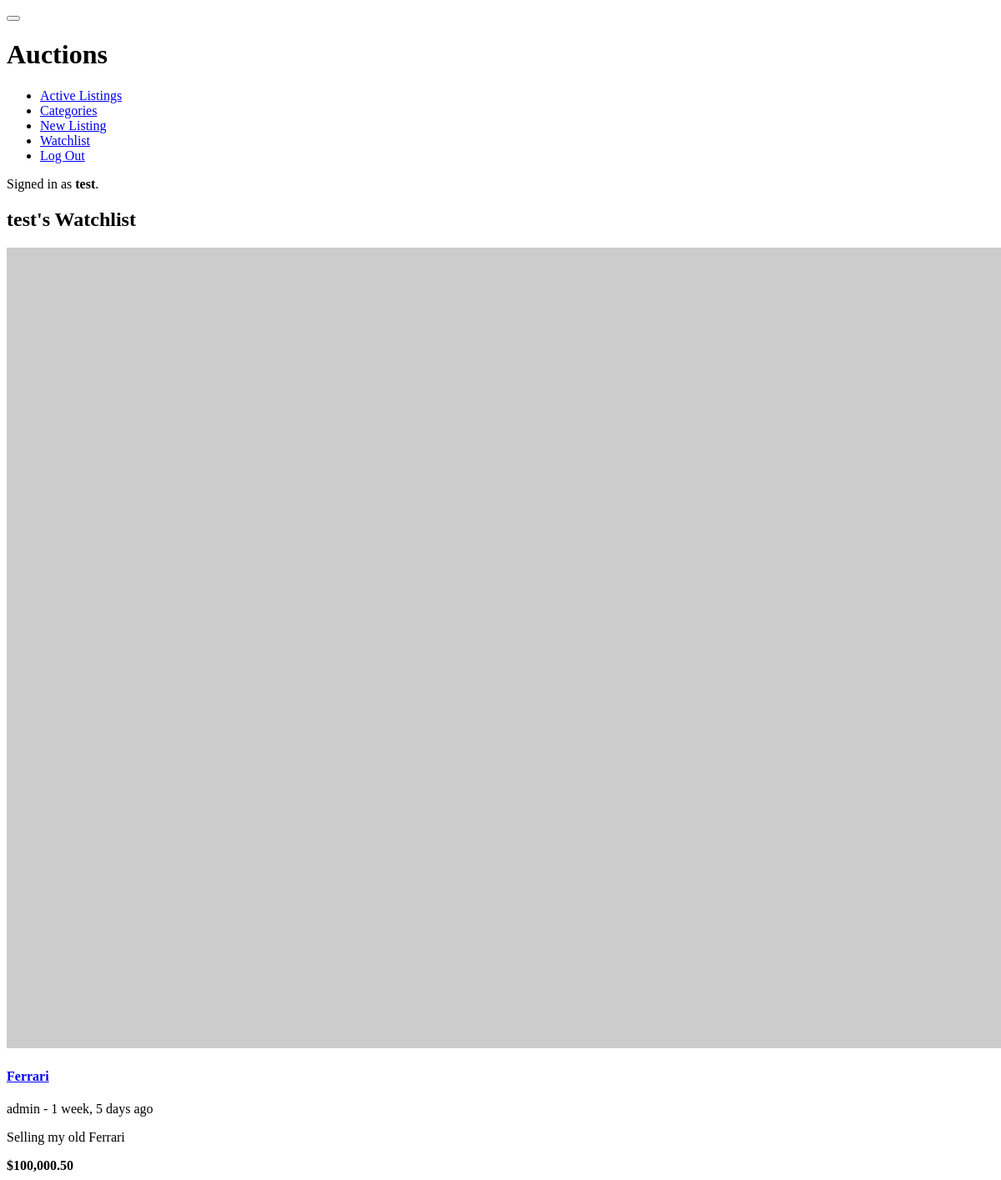
Page /watchlist/admin (signed in) on the earlier database version.
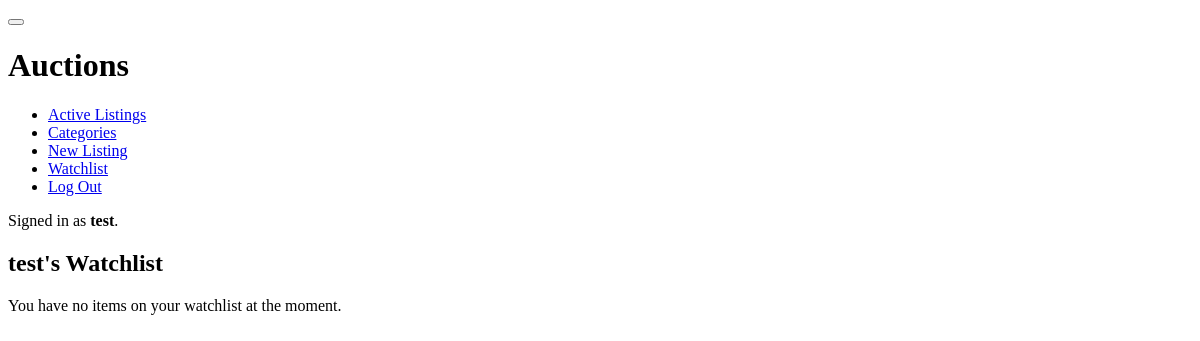
Same page on the later database version.
### auctions/models.py (models this page shows, shortened)
class Listing(models.Model):
    owner = models.ForeignKey(User, on_delete=models.SET("deleted"), related_name="listings")
    title = models.CharField(max_length=128)
    description = models.CharField(max_length=1024)
    startingBid = models.DecimalField(max_digits=8, decimal_places=2)
    currentBid = models.ForeignKey("Bid", null=True, blank=True, on_delete=models.SET_NULL, related_name="highestBid")
    imageURL = models.URLField(max_length=200, blank=True)
    category = models.ForeignKey("Category", null=True, blank=True, on_delete=models.SET_NULL, related_name="listings")
    time = models.DateTimeField(auto_now_add=True)
    active = models.BooleanField(default=True)
    winner = models.ForeignKey(User, blank=True, null=True, on_delete=models.SET_NULL, related_name="winnings")

class User(AbstractUser):
    time = models.DateTimeField(auto_now_add=True)
    watchlist = models.ManyToManyField("Listing", blank=True, related_name="watchers")
    def __str__(self):
        return self.username

class Bid(models.Model):
    bidder = models.ForeignKey(User, on_delete=models.CASCADE, related_name="bids")
    listing = models.ForeignKey(Listing, on_delete=models.CASCADE, related_name="bids")
    bid = models.DecimalField(max_digits=8, decimal_places=2)
    time = models.DateTimeField(auto_now_add=True)

### auctions/views.py (the view)
# urls.py: path("watchlist/<str:username>", views.watchlist, name="watchlist")
@login_required
def watchlist(request, username):
    listings = request.user.watchlist.all()
    return render(request, "auctions/watchlist.html", {
        "listings": listings
    })

### auctions/templates/auctions/watchlist.html (shortened to what this page needs)
{% extends "auctions/index.html" %}
{% block heading %}
{{ user }}'s Watchlist
{% endblock heading %}
{% block empty %}
You have no items on your watchlist at the moment.
{% endblock empty %}

### auctions/templates/auctions/index.html (shortened to what this page needs)
{% extends "auctions/layout.html" %}
{% load humanize static%}
{% block body %}
<div class="row">
    <div class="col-10">
        <h2 class="ml-3">
        {% block heading %}{% endblock heading %}
        </h2>
        <div class="row row-cols-1 row-cols-xl-2">
            {% for listing in listings %}
            <div class="col">
                <div class="card listing-card m-1">
                    <div class="card-body">
                        <div class="row">
                            <div class="col-6 col-lg-5 col-xl-6">
                                {% if listing.imageURL %}
                                <img class="img-thumbnail" src="{{ listing.imageURL }}" alt="{{ listing.title }}">
                                {% else %}
                                <img class="img-thumbnail" src="{% static 'auctions/img/placeholder.jpg' %}" alt="No image">
                                {% endif %}
                            </div>
                            <div class="col-6 col-lg-7 col-xl-6">
                                <a href="{% url 'listings' listing.pk %}">
                                    <h4 class="card-title">{{ listing.title }}</h4>
                                </a>
                                <p class="card-subtitle mb-2 text-muted">{{ listing.owner }} - {{ listing.time|naturaltime }}</p>
                                <p class="card-text">{{ listing.description }}</p>
                                <strong class="card-text">
                                    {% if listing.currentBid %}
                                    ${{ listing.currentBid.bid|intcomma }}
                                    {% else %}
                                    ${{ listing.startingBid|intcomma }}
                                    {% endif %}
                                    </strong>
                            </div>
                        </div>
                    </div>
                </div>
            </div>
            {% empty %}
            <div class="col ml-3">
            {% block empty %}{% endblock empty %}
            </div>
            {% endfor %}
        </div>
    </div>
</div>
{% endblock %}

Differences in the rows shown:
removed Listing: title "Ferrari", owner "admin", time "1 week, 5 days ago", description "Selling my old Ferrari", currentBid.bid "100,000.50"
Other differences:
text now shown: "You have no items on your watchlist at the moment."
